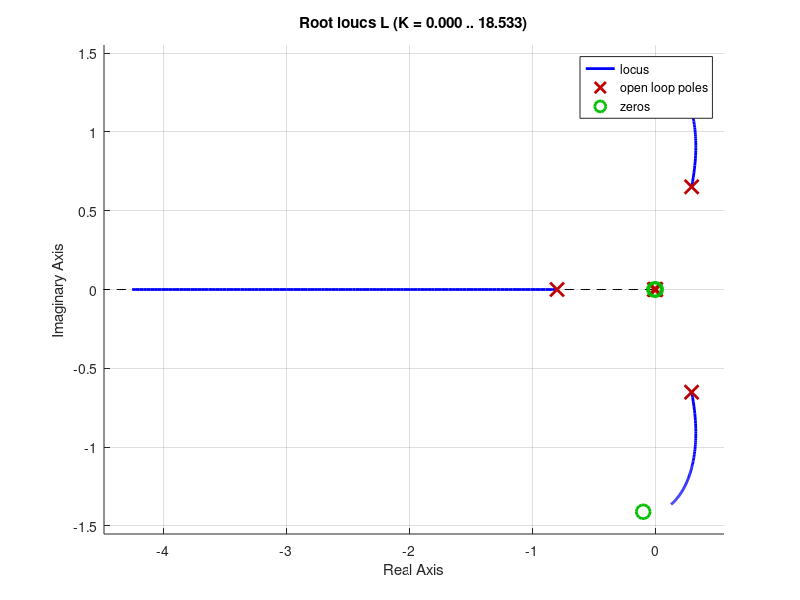

Write the MATLAB code that produced this figure.
%% ASEN 5067 Final Project doodling
% - Ian Faber

%% Housekeeping
clc; clear; close all;

%% Setup plant
drag = 0; % Drag enabled?

P = 2.5; % W
T = 0.5; % kg*cm
V = 12; % V

d = 0.004; % m
h = 0.011; % m

rho = 7800; % kg/m^3

I = P/V;
Ra = V/I;

T = 9.807*T/100; % kg*cm -> Nm
Kt = T/I;

M = pi*(d/2)^2*h*rho; % kg

Jm = 0.5*M*(d/2)^2; % kg*m^2, rotor rotational inertia
JL = 0.1; % Load inertia
J = Jm + JL;

% Ra = 57.6; % Ohms => 2.5W/12V = 0.2083333 A => 12/0.2083333 = 57.6
% Kt = 2.4; % Nm/A => 0.005 kg*m 
Ke = Kt; % V/rad/s
% Jm = 0.00111; % kg*m^2, assumed iron as shaft metal. Cylinder w/ 4mm diameter and 11 mm height, rho = 7800 kg/m^3
b = 0.001*drag; % Nm/rad/s

Kp = 1;
Kd = 5;
Ki = 10;

s = tf('s');

G = (Kt/Ra)/(s*(J*s + b + (Kt*Ke)/Ra));
C = Kd*s + Kp + Ki/s;

minreal(G)

% L = feedback(C*G,1)/Kp;
L = C*G/(1+C*G);

minreal(L)

figure
hold on
rlocus(L)
